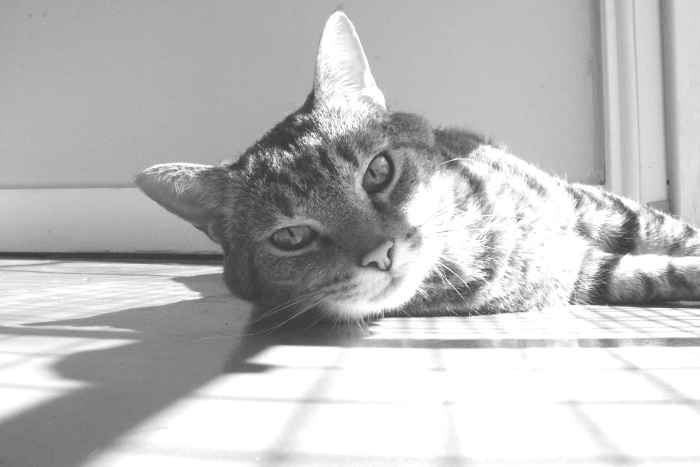
#> input picture frontend/images/cat_brightness+50.jpg, 1400 x 933 px (shown at 1/2 size)
$ python fourier_filters.py
#> lines starting #> are read from the running program, lines starting #| are printed output that depends on the picture
#> the answer given: ../../frontend/images/cat_brightness+50.jpg
#> in main, image is the input picture: shape (933, 1400); min 47, max 255, mean 188
#> the answer given: 1
#> the answer given: y
#> the answer given: 3
import cv2
import numpy as np
import matplotlib.pyplot as plt
import os

def apply_fourier_filter(image, filter_type, params):
    """
    Apply frequency domain filtering using Fourier transform.

    Args:
        image: Input grayscale image
        filter_type: 'low_pass', 'high_pass', or 'band_pass'
        params: Dictionary containing filter parameters:
            - radius: for low/high pass
            - inner_radius, outer_radius: for band pass
            - gaussian: boolean for gaussian smoothing
            - add_dc: boolean for adding 128 to result
    """
#> called with filter_type = 'low_pass'
    # Apply FFT
    f_transform = np.fft.fft2(image)
    f_shift = np.fft.fftshift(f_transform)

    rows, cols = image.shape
#> rows = 933; cols = 1400
    center_row, center_col = rows // 2, cols // 2
#> center_row = 466; center_col = 700

    # Create mask based on filter type
    mask = np.zeros((rows, cols), np.float32)
    y, x = np.ogrid[-center_row:rows-center_row, -center_col:cols-center_col]
#> y = 933 values from -466 to 466
    distances = np.sqrt(x*x + y*y)

    if filter_type == "low_pass":
        radius = params['radius']
        if params['gaussian']:
            mask = np.exp(-(distances**2) / (2 * radius**2))
        else:
            mask = distances <= radius

    elif filter_type == "high_pass":
        radius = params['radius']
        if params['gaussian']:
            mask = 1 - np.exp(-(distances**2) / (2 * radius**2))
        else:
            mask = distances > radius

    elif filter_type == "band_pass":
        inner_radius = params['inner_radius']
        outer_radius = params['outer_radius']
        if params['gaussian']:
            mask = np.exp(-(distances - (inner_radius + outer_radius)/2)**2 / (2 * ((outer_radius - inner_radius)/4)**2))
        else:
            mask = (distances >= inner_radius) & (distances <= outer_radius)

    # Apply mask and inverse FFT
    f_shift_filtered = f_shift * mask
    f_inverse = np.fft.ifftshift(f_shift_filtered)
    img_back = np.fft.ifft2(f_inverse)
    img_filtered = np.abs(img_back)
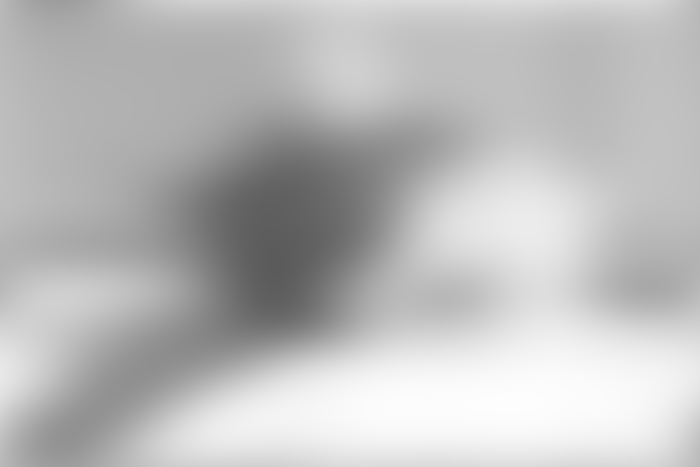
#> img_filtered: shape (933, 1400) float64 (shown at 1/2 size); min 91.38, max 253.5, mean 188

    # Add DC component (128) if requested
    if params.get('add_dc', False):
        img_filtered += 128

    img_filtered = np.clip(img_filtered, 0, 255).astype(np.uint8)

    # Prepare magnitude spectrum for visualization
    magnitude_spectrum = 20 * np.log(np.abs(f_shift) + 1)
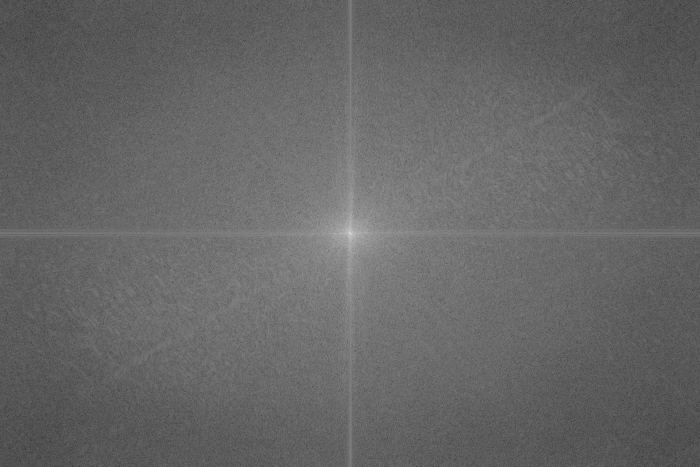
#> magnitude_spectrum: shape (933, 1400) float64 (shown at 1/2 size); min 15.45, max 386.4, mean 164.2; drawn with min black and max white
    magnitude_spectrum = np.clip(magnitude_spectrum, 0, 255).astype(np.uint8)
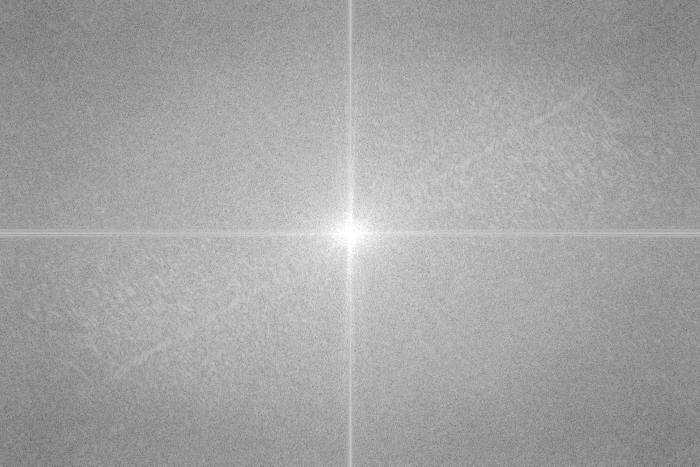
#> magnitude_spectrum: shape (933, 1400) (shown at 1/2 size); min 15, max 255, mean 163.7

    filtered_spectrum = 20 * np.log(np.abs(f_shift_filtered) + 1)
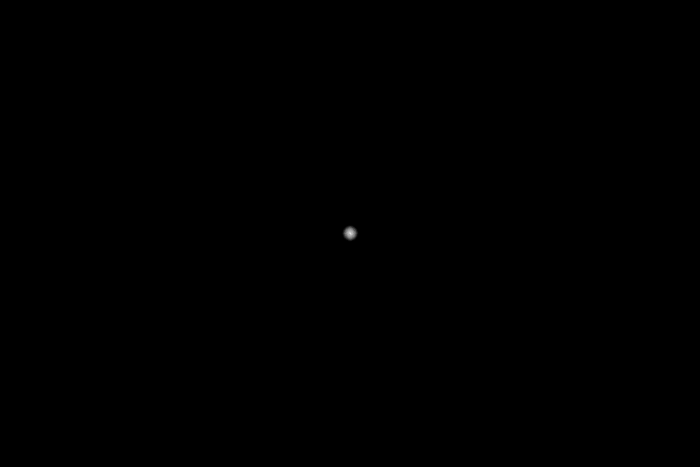
#> filtered_spectrum: shape (933, 1400) float64 (shown at 1/2 size); min 0, max 386.4, mean 0.1; drawn with min black and max white
    filtered_spectrum = np.clip(filtered_spectrum, 0, 255).astype(np.uint8)

    return img_filtered, magnitude_spectrum, filtered_spectrum

def main():
    print("\nFourier Domain Filtering Tool")
    print("---------------------------")

    while True:
        # Get image path
        image_path = input("\nEnter image path (or 'q' to quit): ").strip()
        if image_path.lower() == 'q':
            break

        if not os.path.exists(image_path):
            print("Error: File not found")
            continue

        # Read image
        image = cv2.imread(image_path, cv2.IMREAD_GRAYSCALE)
        if image is None:
            print("Error: Could not read image")
            continue

        # Get filter type
        print("\nSelect filter type:")
        print("1. Low Pass")
        print("2. High Pass")
        print("3. Band Pass")
        filter_choice = input("Choice (1/2/3): ").strip()

        # Get parameters based on filter type
        params = {'gaussian': input("Use Gaussian smoothing? (y/n): ").lower() == 'y'}

        if filter_choice == "1":
            filter_type = "low_pass"
            params['radius'] = int(input("Enter radius (10-100): ").strip())
        elif filter_choice == "2":
            filter_type = "high_pass"
            params['radius'] = int(input("Enter radius (10-100): ").strip())
        elif filter_choice == "3":
            filter_type = "band_pass"
            params['inner_radius'] = int(input("Enter inner radius (10-100): ").strip())
            params['outer_radius'] = int(input("Enter outer radius (>inner radius): ").strip())
        else:
            print("Invalid choice")
            continue

        # Process image
        filtered_img, magnitude_spectrum, filtered_spectrum = apply_fourier_filter(
            image, filter_type, params
        )

        # Display results
        plt.figure(figsize=(12, 8))

        plt.subplot(221), plt.imshow(image, cmap='gray')
        plt.title('Original Image'), plt.axis('off')

        plt.subplot(222), plt.imshow(magnitude_spectrum, cmap='gray')
        plt.title('Magnitude Spectrum'), plt.axis('off')

        plt.subplot(223), plt.imshow(filtered_spectrum, cmap='gray')
        plt.title('Filtered Spectrum'), plt.axis('off')

        plt.subplot(224), plt.imshow(filtered_img, cmap='gray')
        plt.title('Filtered Image'), plt.axis('off')

        plt.tight_layout()
        plt.show()

        # Save option
        if input("\nSave filtered image? (y/n): ").lower() == 'y':
#> the answer given: out.png
            output_path = f"{os.path.splitext(image_path)[0]}_{filter_type}_filtered.png"
            cv2.imwrite(output_path, filtered_img)
            print(f"Saved as: {output_path}")

if __name__ == "__main__":
    main()
#> the answer given: ../../frontend/images/cat_brightness-50.jpg
#> (the run stopped early here; a loop or call above may not have finished)
